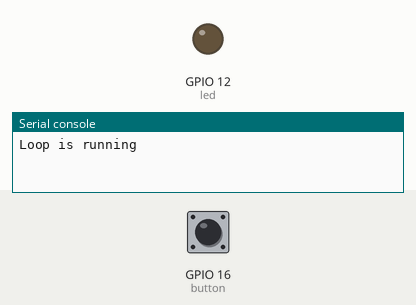
Bench run of a program on a simulated ESP32 board running MicroPython. On the bench: output pins drawn as LEDs (lit = HIGH), the last lines printed to the serial console. The inputs (shaded band) are chosen by the test bench; at power-on: GPIO 16 (button) HIGH.

Above: at 1.2 s.
1.3 s: GPIO 16 (button) pulled LOW for 0.15 s
At 1.7 s:
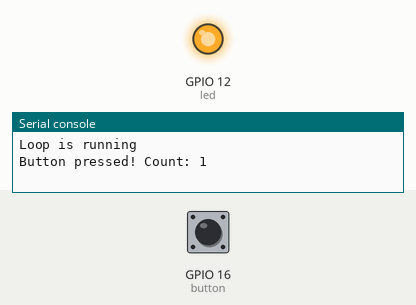
2.9 s: GPIO 16 (button) pulled LOW for 1 s
At 4.2 s:
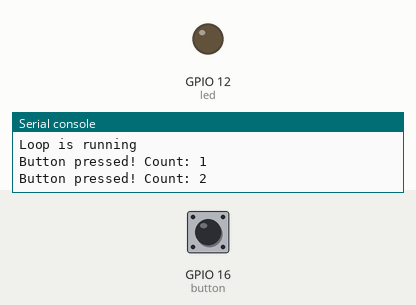
5.4 s: GPIO 16 (button) pulled LOW for 3.2 s
At 8.9 s:
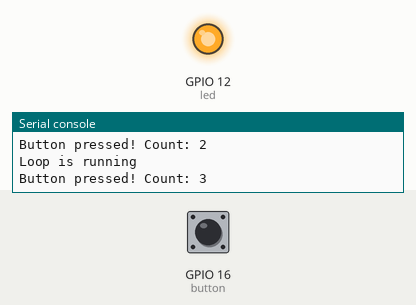
Timing chart, 0 to 10.4 s (numbered marks = the images above; inputs shaded):
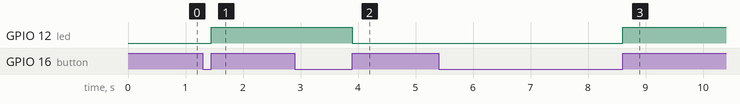

The program:

PusButton_Debounce_Test.py
```python
from machine import Pin, Timer
import time

led=Pin(12,Pin.OUT)
button=Pin(16,Pin.IN,Pin.PULL_UP)
counter=0 # Initialize the button press count
debounce_timer=None

def button_pressed(pin):
	global counter, debounce_timer # Declare variables as global
	if debounce_timer is None:
		counter+=1
		print(f"Button pressed! Count: {counter}")
		# Toggle the LED on each button press
		led.value(not led.value())
		# Start a timer for debounce period (e.g., 200 milliseconds)
		debounce_timer = Timer(1)
		debounce_timer.init(mode=Timer.ONE_SHOT, period=300,callback=debounce_callback)

def debounce_callback(timer):
	global debounce_timer
	debounce_timer=None

# Attach the interrupt to the button's rising edge
button.irq(trigger=Pin.IRQ_RISING,handler=button_pressed)

try:
	# Main loop (optional)
	while True:
		print("Loop is running")
		time.sleep(5)
except KeyboardInterrupt:
	# Keyboard interrupt occurred, deinitialize the timer
	debounce_timer.deinit()
	# Turn off the LED
	led.value(0)
```

Measured:
- after the input at 1.3 s, GPIO 12 (led): LOW → HIGH after 0.15 s
- after the input at 2.9 s, GPIO 12 (led): HIGH → LOW after 1.0 s
- after the input at 5.4 s, GPIO 12 (led): LOW → HIGH after 3.2 s
